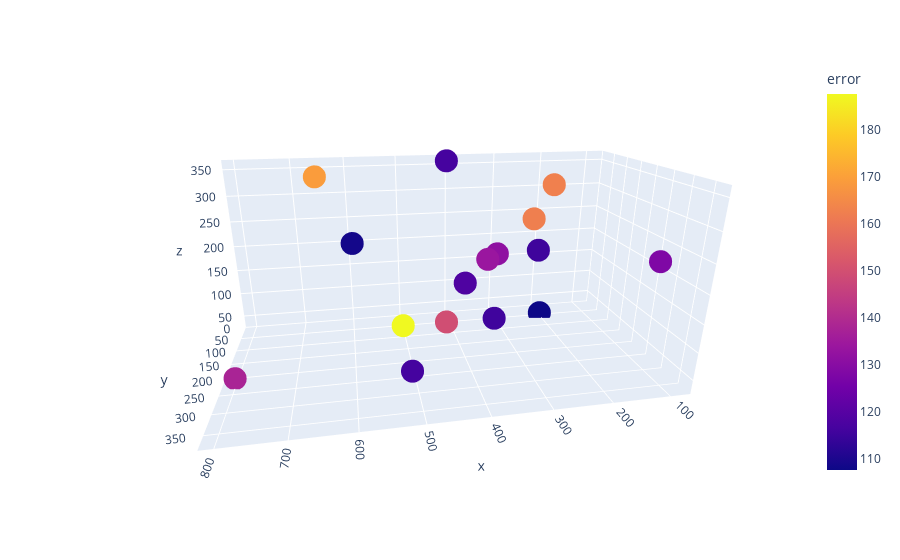

Notebook code for this chart:
### Code cell
import plotly.express as px
i,c=1,0
Validation={}
for k in list(errors.values()):
    if k > m*2:
        #print('x:',validation.iloc[i]['x'],'y:',validation.iloc[i]['y'],'z:',validation.iloc[i]['z'],'error:',k,'\n')
        Validation[c]=[validation.iloc[i]['x'],validation.iloc[i]['y'],validation.iloc[i]['z'],k]
        i=i+2
        c+=1
Validation=pd.DataFrame.from_dict(Validation, orient='index',columns=['x','y','z','error'])        
fig = px.scatter_3d(Validation,x="x", y="y", z="z",color='error')        
fig.show()        
print("aboves :",c)

### Figure 1 — Plotly figure (JSON) as saved in the notebook; plotly's stock layout.template omitted (floating-point values rounded to 4 significant figures)
{"data": [{"hovertemplate": "x=%{x}<br>y=%{y}<br>z=%{z}<br>error=%{marker.color}<extra></extra>", "legendgroup": "", "marker": {"color": [137.8, 115.6, 108.7, 116.5, 128.1, 131.5, 187.5, 118.3, 149.5, 133.8, 107.7, 162.2, 169.2, 116.4, 162.6, 115.5], "coloraxis": "coloraxis", "symbol": "circle"}, "mode": "markers", "name": "", "scene": "scene", "showlegend": false, "type": "scatter3d", "x": [799.2, 354.4, 593.7, 400.9, 86.37, 288.8, 527.5, 415.8, 447.1, 390.3, 204.3, 349.1, 649.2, 508.0, 238.3, 197.0], "y": [226.7, 222.1, 110.1, 10.7, 281.4, 10.33, 340.2, 255.0, 256.9, 295.0, 60.84, 371.3, 124.4, 275.8, 168.6, 12.05], "z": [40.52, 110.8, 228.4, 357.6, 220.7, 157.5, 170.0, 195.3, 128.6, 248.4, 34.47, 329.9, 353.4, 52.3, 334.3, 160.6]}], "layout": {"autosize": true, "coloraxis": {"colorbar": {"title": {"text": "error"}}, "colorscale": [[0, "#0d0887"], [0.1111, "#46039f"], [0.2222, "#7201a8"], [0.3333, "#9c179e"], [0.4444, "#bd3786"], [0.5556, "#d8576b"], [0.6667, "#ed7953"], [0.7778, "#fb9f3a"], [0.8889, "#fdca26"], [1, "#f0f921"]]}, "legend": {"tracegroupgap": 0}, "margin": {"t": 60}, "scene": {"aspectmode": "auto", "aspectratio": {"x": 1.633, "y": 0.8271, "z": 0.7403}, "camera": {"center": {"x": 0, "y": 0, "z": 0}, "eye": {"x": 0.321, "y": 1.755, "z": 0.6629}, "projection": {"type": "perspective"}, "up": {"x": 0, "y": 0, "z": 1}}, "domain": {"x": [0, 1], "y": [0, 1]}, "xaxis": {"title": {"text": "x"}, "type": "linear"}, "yaxis": {"title": {"text": "y"}, "type": "linear"}, "zaxis": {"title": {"text": "z"}, "type": "linear"}}}}
